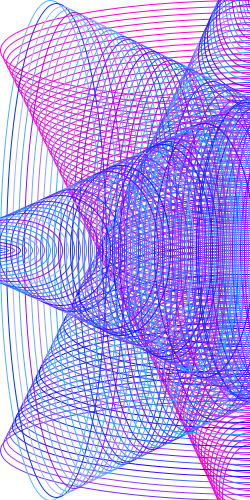
Frame 1 (no input)
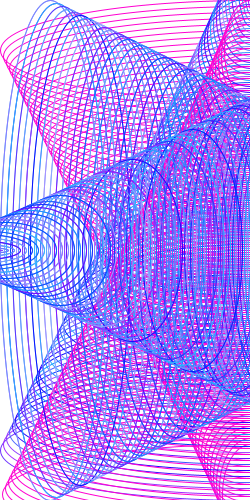
Frame 2 (the mouse pressed at the canvas centre, redrawn once)

The Processing sketch that drew these frames (run headless with seeded random() and noise(); the mouse was pressed at the canvas centre and the sketch redrawn once):

// Processing sketch: processing_32395
// ── processing_32395.pde



int a = 250;
int b = 50;
int c = 500;
int d = 100;

int e = 450;



void setup(){
  size(250,500);
  background(255);

  strokeWeight(1);
  noFill();
  noLoop();
}

void draw(){
  
  while(b < 500){
  stroke(255,0,209);
  ellipse(a, b, c, d);
  b = b + 6;
  c = c - 6;
  
  }
  
  b = 50;
  c = 500;
  while ( e > -100 ){
     stroke(random(0,169),random(0,189), random(255,255));
  ellipse(a, e, c, d); 
  e = e - 6;
  c = c - 6;
  }
  
  e = 450;
  c = 500;
  while (b < 500) {
      stroke(random(0,169),random(0,189), random(255,255));
  ellipse(b,a,d,c); 
  b = b + 6;
  c = c - 6; 
  }
  
  b = 50;
  c = 500;
  while (e > -100){
    stroke(random(0,169),random(0,189), random(255,255));
  ellipse(e, a, d, c);   
  e = e - 6;
  c = c - 6;
}
   

}
